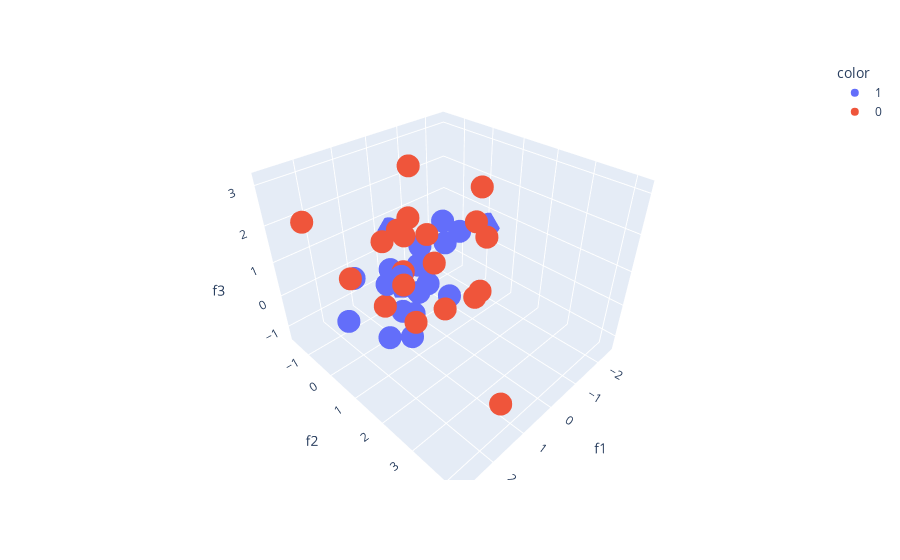

Here is the notebook cell this chart was saved with:
### Code cell
import plotly.express as px
fig= px.scatter_3d(df,x=df["f1"],y=df["f2"],z=df["f3"],color=df["target"].astype("str"))

fig.show()

### Figure 1 — Plotly figure (JSON) as saved in the notebook; plotly's stock layout.template omitted (floating-point values rounded to 4 significant figures)
{"data": [{"hovertemplate": "color=1<br>f1=%{x}<br>f2=%{y}<br>f3=%{z}<extra></extra>", "legendgroup": "1", "marker": {"color": "#636efa", "symbol": "circle"}, "mode": "markers", "name": "1", "scene": "scene", "showlegend": true, "type": "scatter3d", "x": [-0.3675, 0.4206, 1.968, -2.506, 0.3223, -0.3316, 0.667, -1.01, 0.2411, -0.04544, -0.9926, -0.4208, 0.9486, 1.415, 1.045, -1.838, 0.1901, -0.02254, 1.267, 1.772], "y": [-1.137, 0.4116, -0.5478, 0.147, 0.06034, -1.632, 0.02581, 0.4417, -0.9525, 1.041, -0.1613, -0.552, 0.7017, 0.4577, 0.5382, -0.9388, 0.5121, 0.01342, 0.1736, -0.3475], "z": [-1.322, -0.07132, -0.6794, 0.6062, -1.043, 0.6191, -0.7776, 1.129, -0.1363, -0.09403, 1.192, -0.1211, -1.051, 0.7289, 0.8121, -0.2018, 0.1315, 0.9359, -1.223, 0.6701]}, {"hovertemplate": "color=0<br>f1=%{x}<br>f2=%{y}<br>f3=%{z}<extra></extra>", "legendgroup": "0", "marker": {"color": "#EF553B", "symbol": "circle"}, "mode": "markers", "name": "0", "scene": "scene", "showlegend": true, "type": "scatter3d", "x": [0.1771, 1.425, 2.224, -0.7233, 2.823, -1.39, 0.3849, 1.677, 1.438, 0.2907, 0.7319, -1.028, -0.7643, 2.011, 0.8989, 1.01, 1.251, 0.2046, 0.7489, 1.234], "y": [-0.5981, 1.441, 0.2304, 1.461, -0.3329, 0.6667, 1.324, 4.188, 1.1, 0.867, 0.5174, 1.131, 1.567, 1.921, 0.436, 1.438, 0.1864, -0.01154, 2.593, 0.05278], "z": [1.227, 0.1826, 1.192, -0.08537, 2.637, 1.344, -0.1032, -0.08056, 1.065, 0.9826, 2.245, 2.603, 1.549, 2.933, 0.821, 2.328, 1.704, 3.151, 1.171, -0.2616]}], "layout": {"legend": {"title": {"text": "color"}, "tracegroupgap": 0}, "margin": {"t": 60}, "scene": {"domain": {"x": [0, 1], "y": [0, 1]}, "xaxis": {"title": {"text": "f1"}}, "yaxis": {"title": {"text": "f2"}}, "zaxis": {"title": {"text": "f3"}}}}}
